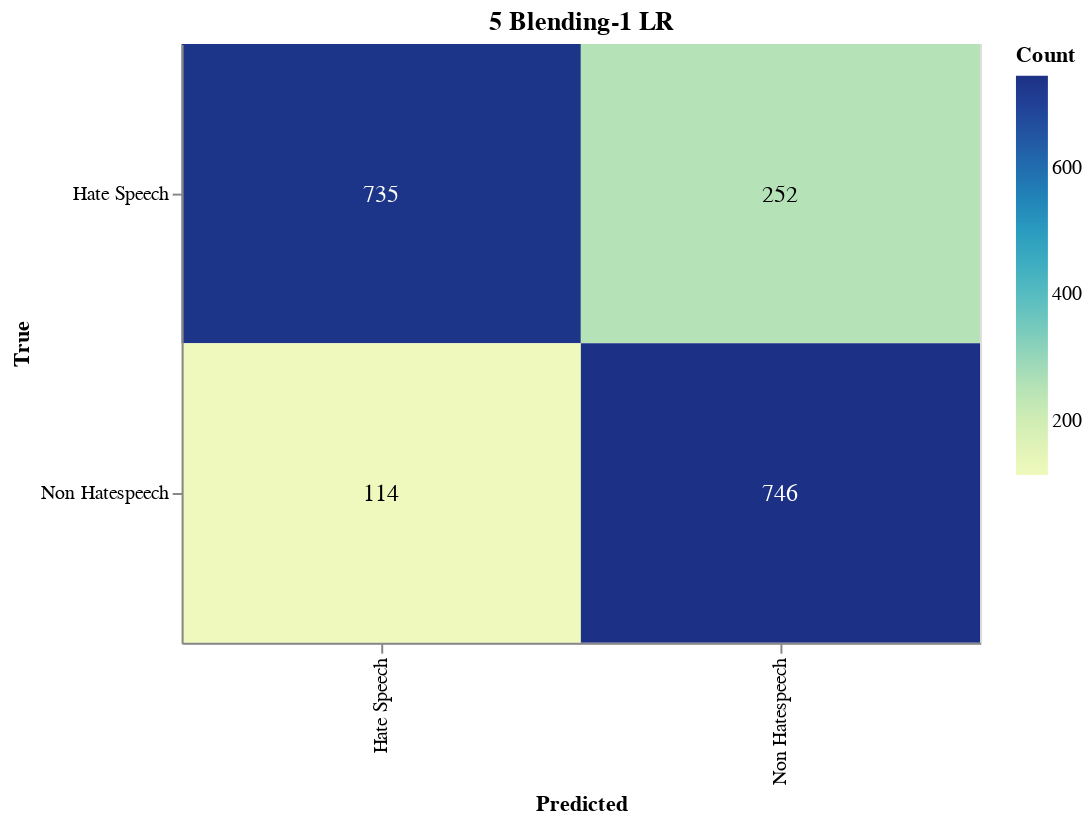

The notebook cell saved with this chart:
### Markdown cell above
#### Save Confusion Matrix

### Code cell
import altair as alt
import altair_saver
import pandas as pd
from sklearn.metrics import confusion_matrix

# Calculate the confusion matrix
cm = confusion_matrix(true_labels, adjusted_predictions)

# Define class names
class_names = ['Hate Speech', 'Non Hatespeech']

# Convert confusion matrix to DataFrame
cm_df = pd.DataFrame(cm, index=class_names, columns=class_names).reset_index().melt(id_vars='index')
cm_df.columns = ['True', 'Predicted', 'Count']

# Ensure the order of categories
cm_df['True'] = pd.Categorical(cm_df['True'], categories=class_names, ordered=True)
cm_df['Predicted'] = pd.Categorical(cm_df['Predicted'], categories=class_names, ordered=True)

# Create the Altair plot
heatmap = alt.Chart(cm_df).mark_rect().encode(
    x=alt.X('Predicted:O', sort=class_names),
    y=alt.Y('True:O', sort=class_names),
    color='Count:Q',
    tooltip=['True', 'Predicted', 'Count']
).properties(
    width=400,
    height=300,
    title='5 Blending-1 LR'
)

# Add text labels
text = heatmap.mark_text(
    align='center',
    baseline='middle',
    fontSize=12
).encode(
    text='Count:Q',
    color=alt.condition(
        alt.datum.Count > cm.max() / 2,
        alt.value('white'),
        alt.value('black')
    )
)

# Combine heatmap and text
final_chart = heatmap + text

# Display the plot
final_chart.show()

### Figure 1 — Vega-Lite specification as saved in the notebook (floating-point values rounded to 4 significant figures)
{"config": {"view": {"continuousWidth": 300, "continuousHeight": 300}}, "layer": [{"mark": {"type": "rect"}, "encoding": {"color": {"field": "Count", "type": "quantitative"}, "tooltip": [{"field": "True", "type": "ordinal"}, {"field": "Predicted", "type": "ordinal"}, {"field": "Count", "type": "quantitative"}], "x": {"field": "Predicted", "sort": ["Hate Speech", "Non Hatespeech"], "type": "ordinal"}, "y": {"field": "True", "sort": ["Hate Speech", "Non Hatespeech"], "type": "ordinal"}}, "title": "5 Blending-1 LR"}, {"mark": {"type": "text", "align": "center", "baseline": "middle", "fontSize": 12}, "encoding": {"color": {"condition": {"test": "(datum.Count > 373.0)", "value": "white"}, "value": "black"}, "text": {"field": "Count", "type": "quantitative"}, "tooltip": [{"field": "True", "type": "ordinal"}, {"field": "Predicted", "type": "ordinal"}, {"field": "Count", "type": "quantitative"}], "x": {"field": "Predicted", "sort": ["Hate Speech", "Non Hatespeech"], "type": "ordinal"}, "y": {"field": "True", "sort": ["Hate Speech", "Non Hatespeech"], "type": "ordinal"}}, "title": "5 Blending-1 LR"}], "data": {"name": "data-93ddb4e0660d6f2c49c03bda41f4b40a"}, "height": 300, "width": 400, "$schema": "https://vega.github.io/schema/vega-lite/v5.17.0.json", "datasets": {"data-93ddb4e0660d6f2c49c03bda41f4b40a": [{"True": "Hate Speech", "Predicted": "Hate Speech", "Count": 735}, {"True": "Non Hatespeech", "Predicted": "Hate Speech", "Count": 114}, {"True": "Hate Speech", "Predicted": "Non Hatespeech", "Count": 252}, {"True": "Non Hatespeech", "Predicted": "Non Hatespeech", "Count": 746}]}}
